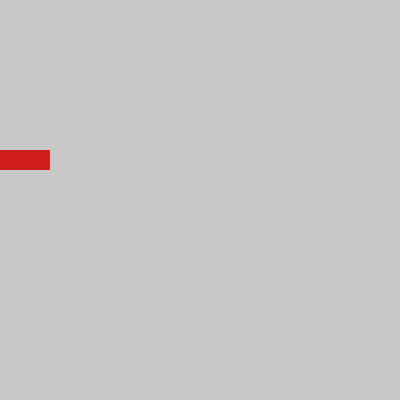
Frame 1 (no input)
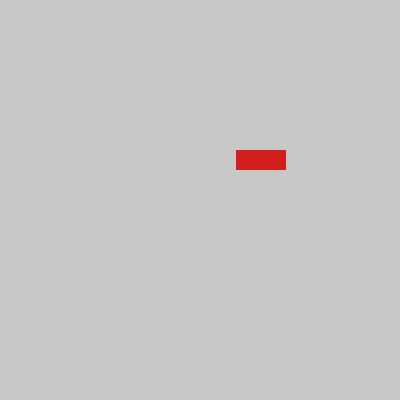
Frame 60 (the mouse pressed at the canvas centre just before this capture)
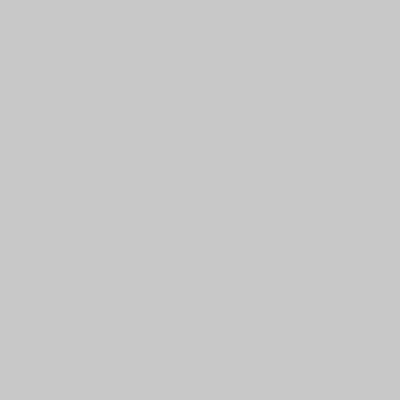
Frame 120 (the mouse held since frame 60 and released just before this capture)

The Processing sketch that drew these frames (run headless with seeded random() and noise(); from frame 60 on, the mouse is pressed at the canvas centre):

// Processing sketch: YTU3
// ── YTU3.pde
// active mod
int x=0;
void setup() {
  size(400, 400);
  background(200);
  fill(#D31E1E);
  noStroke();
  frameRate(20);
}

void draw() {
  background(200);
  rect(x, 150, 50, 20);
  x=x+4;
}
